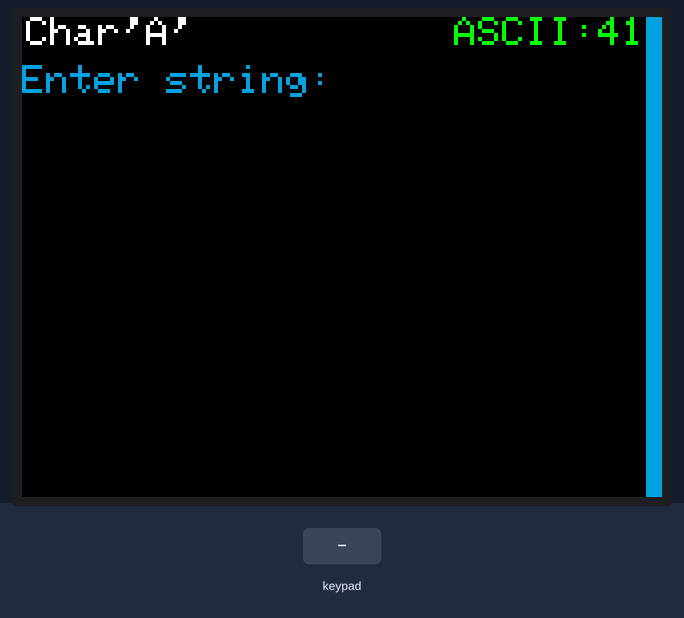
Bench run of a sketch on a simulated STM32 Black Pill. Shown: 320×240 colour display. The inputs (shaded band) are chosen by the test bench. What the sketch prints to the serial monitor is not drawn.

Above: at 1.3 s.
1.4 s: keypad keys 1 2 # pressed 0.4 s apart
At 3.1 s:
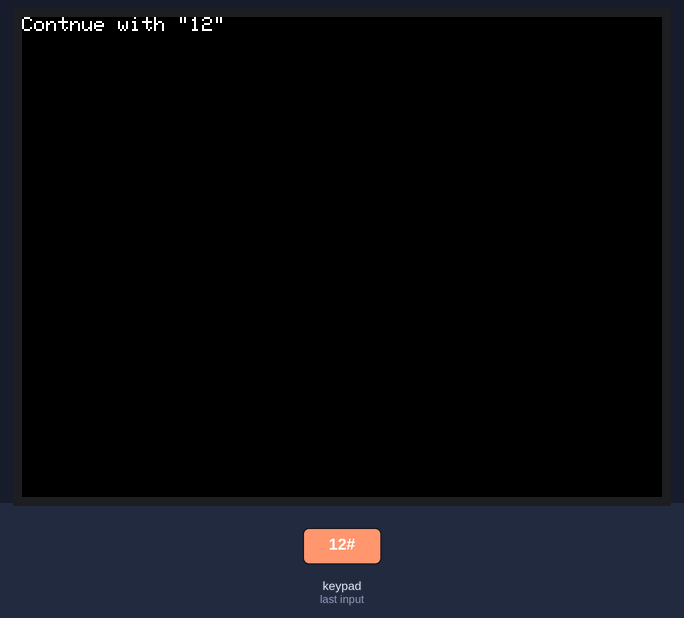
5.6 s: key 'C' pressed
At 6.7 s:
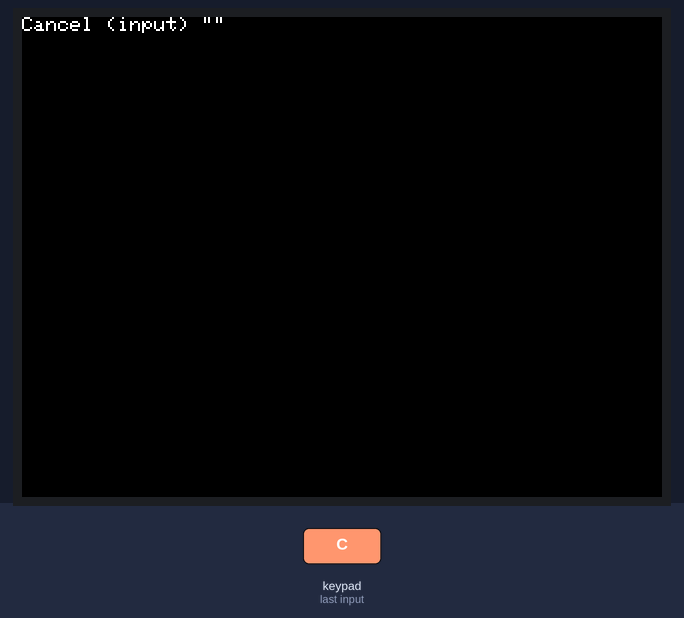
8.6 s: key '.' pressed
At 9.8 s:
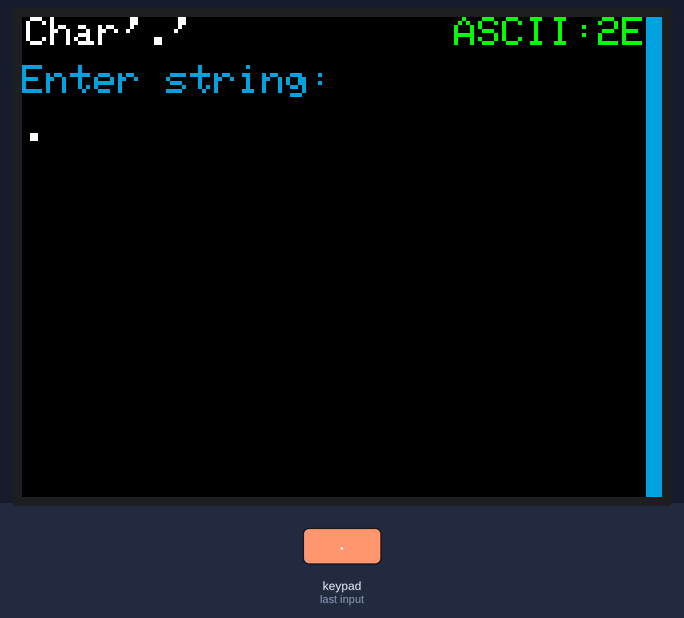
10.1 s: keypad keys 1 2 D pressed 0.4 s apart
At 11.7 s:
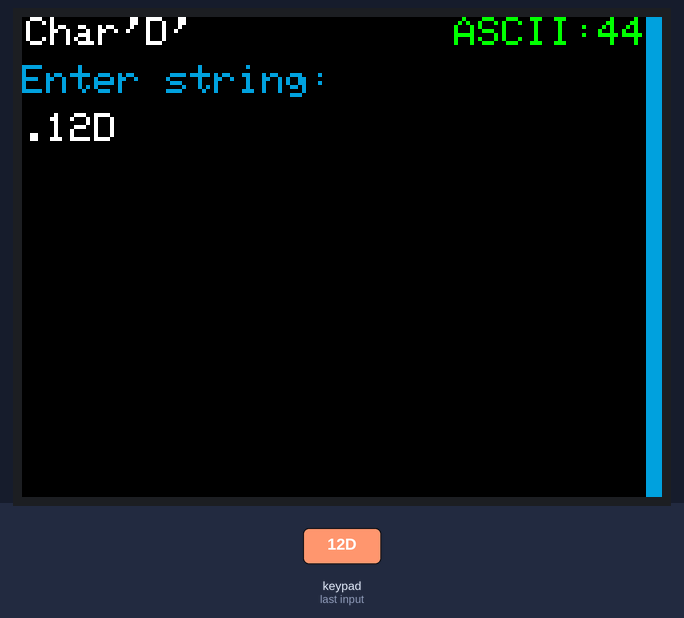
12.8 s: key '#' pressed
At 13.3 s:
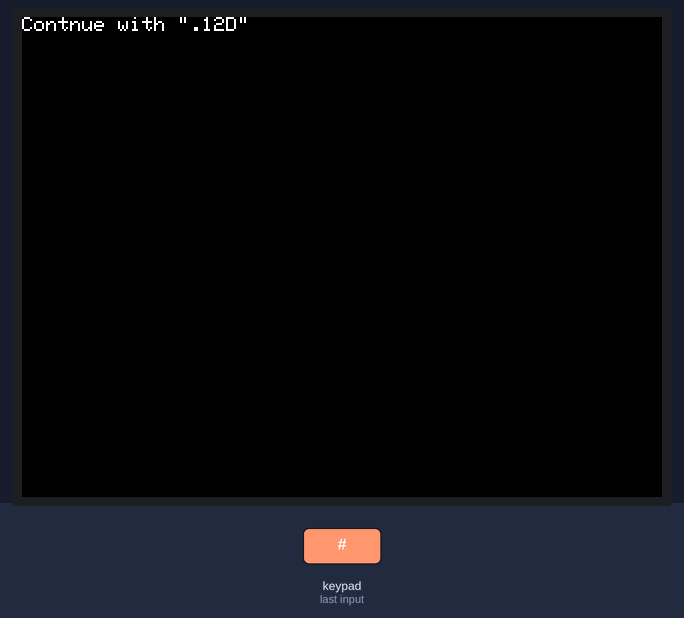
15.8 s: keypad keys 2 5 D pressed 0.4 s apart
At 17.1 s:
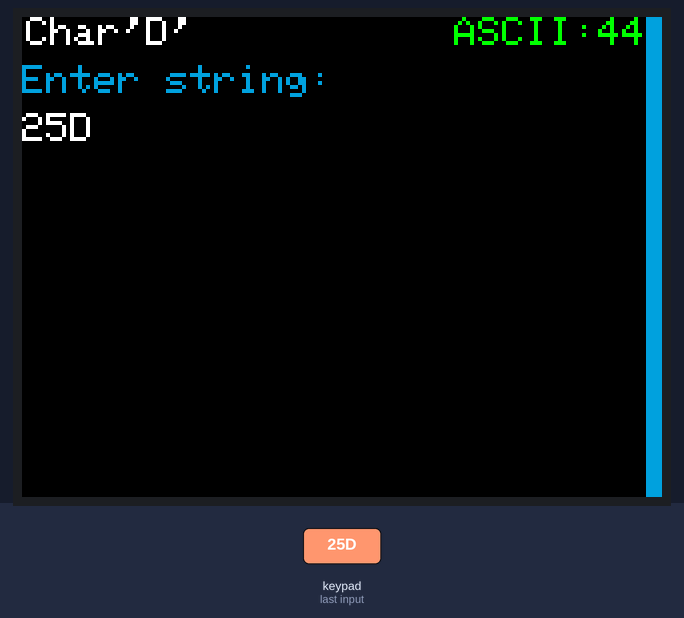
Timing chart, 0 to 18.8 s (numbered marks = the images above; inputs shaded):
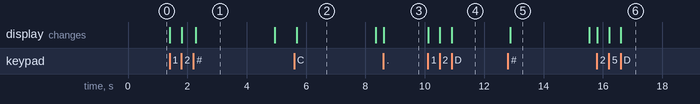

Measured:
- after the input at 1.4 s, the display: first changes at once (image 1 shows a later state)
- after the input at 5.6 s, the display: changes after 0.08 s (image 2)
- after the input at 8.6 s, the display: changes at once (image 3)
- after the input at 10.1 s, the display: first changes at once (image 4 shows a later state)
- after the input at 12.8 s, the display: changes after 0.08 s (image 5)
- after the input at 15.8 s, the display: first changes at once (image 6 shows a later state)
- what the display in image 1 shows lasts 2.6 s, from 2.3 s to 4.9 s

The sketch:

STM32_ST7789_keypad.ino
```cpp
// (licence header left out)
#include <Adafruit_GFX.h>    // Core graphics library
#include <Adafruit_ST7789.h> // Hardware-specific library for ST7789
#include <SPI.h>

#define TFT_CS PB10
#define TFT_RST PB2
#define TFT_DC PB1

#define TFT_MOSI PA1  // Data out
#define TFT_SCLK PA0  // Clock out

Adafruit_ST7789 tft = Adafruit_ST7789(TFT_CS, TFT_DC, TFT_MOSI, TFT_SCLK, TFT_RST);

#include <Keypad.h>
#define ROW_NUM     4
#define COLUMN_NUM  4

char p_k[ROW_NUM][COLUMN_NUM] = {
  {'1', '2', '3', '.'},
  {'4', '5', '6', 'B'},
  {'7', '8', '9', 'C'},
  {'*', '0', '#', 'D'}
};

uint16_t c;
String keyboard_input;
int curr_key;
const uint16_t current_inact_clr = 0x051b;
bool finish_input;
bool act;

byte rowPins[ROW_NUM] = {PB9, PB8, PB7, PB6};
byte colPins[COLUMN_NUM] = {PB5, PB4, PB3, PA15};
Keypad keypad = Keypad( makeKeymap(p_k), rowPins, colPins, ROW_NUM, COLUMN_NUM );

void disp_centered_text(String text, int h) {
  int16_t x1;
  int16_t y1;
  uint16_t width;
  uint16_t height;

  tft.getTextBounds(text, 0, 0, & x1, & y1, & width, & height);
  tft.setCursor((320 - width) / 2, h);
  tft.print(text);
}

void set_stuff_for_input(String blue_inscr) {
  curr_key = 65;
  tft.fillScreen(0x0000);
  tft.setTextSize(2);
  tft.setTextColor(0xffff);
  tft.setCursor(2, 0);
  tft.print("Char'");
  tft.setCursor(74, 0);
  tft.print("'");
  disp();
  tft.setCursor(0, 24);
  tft.setTextSize(2);
  tft.setTextColor(current_inact_clr);
  tft.print(blue_inscr);
  tft.fillRect(312, 0, 8, 240, current_inact_clr);
  tft.setTextColor(0x07e0);
  tft.setCursor(216, 0);
  tft.print("ASCII:");
}

void change_char() {
  if (keyboard_input.length() > 0)
    curr_key = keyboard_input.charAt(keyboard_input.length() - 1);
}

void disp() {
  tft.setTextSize(2);
  tft.setTextColor(0xffff);
  tft.fillRect(62, 0, 10, 16, 0x0000);
  tft.setCursor(62, 0);
  tft.print(char(curr_key));
  tft.fillRect(288, 0, 22, 14, 0x0000);
  tft.setCursor(288, 0);
  String hexstr;
  if (curr_key < 16)
    hexstr += 0;
  hexstr += String(curr_key, HEX);
  hexstr.toUpperCase();
  tft.setTextColor(0x07e0);
  tft.print(hexstr);
  tft.setTextColor(0xffff);
  tft.setTextSize(2);
  tft.setCursor(0, 48);
  tft.print(keyboard_input);
}

void disp_stars() {
  tft.setTextSize(2);
  tft.setTextColor(0xffff);
  tft.fillRect(62, 0, 10, 16, 0x0000);
  tft.setCursor(62, 0);
  tft.print(char(curr_key));
  tft.fillRect(288, 0, 22, 14, 0x0000);
  tft.setCursor(288, 0);
  String hexstr;
  if (curr_key < 16)
    hexstr += 0;
  hexstr += String(curr_key, HEX);
  hexstr.toUpperCase();
  tft.setTextColor(0x07e0);
  tft.print(hexstr);
  int plnt = keyboard_input.length();
  String stars = "";
  for (int i = 0; i < plnt; i++) {
    stars += "*";
  }
  tft.setTextColor(0xffff);
  tft.setTextSize(2);
  tft.setCursor(0, 48);
  tft.print(stars);
}

void encdr_and_keyb_input() {
  finish_input = false;
  while (finish_input == false) {

   char key = keypad.getKey();
    if (key) {

    if (key == '*') {
      if (keyboard_input.length() > 0)
        keyboard_input.remove(keyboard_input.length() - 1, 1);
      tft.fillRect(0, 48, 312, 62, 0x0000);
      //Serial.println(keyboard_input);
      change_char();
      disp();
    }

    else if (key == 'C'){
      act = false;
      finish_input = true;
    }

    else if (key == '#'){
      finish_input = true;
    }

    else{
      keyboard_input += char(key);
        change_char();
        disp();
    }

   }
    delayMicroseconds(400);
  }
}

void star_encdr_and_keyb_input() {
  finish_input = false;
  while (finish_input == false) {

   char key = keypad.getKey();
    if (key) {

    if (key == '*') {
      if (keyboard_input.length() > 0)
        keyboard_input.remove(keyboard_input.length() - 1, 1);
      //Serial.println(keyboard_input);
      tft.fillRect(0, 48, 312, 62, 0x0000);
      //Serial.println(keyboard_input);
      change_char();
      disp_stars();
    }

    else if (key == '#'){
      finish_input = true;
    }

    else{
      keyboard_input += char(key);
        change_char();
        disp_stars();
    }

   }
    delayMicroseconds(400);
  }
}

void setup() {
  Serial.begin(115200);
  tft.init(240, 320);
  tft.invertDisplay(false);
  //tft.fillScreen(0x0000);
  tft.setRotation(1);
}

void loop() {
  act = true;
  //clear_variables();
  keyboard_input = "";
  tft.fillScreen(0x0000);
  tft.setTextColor(0xffff);
  tft.setCursor(0, 20);
  tft.setTextSize(1);
  set_stuff_for_input("Enter string:");
  encdr_and_keyb_input();
  //star_encdr_and_keyb_input();
  if (act == true) {
    Serial.println("Continue");
    Serial.println(keyboard_input);
    tft.fillScreen(0x0000);
    tft.setTextColor(0xffff);
    tft.setCursor(0, 0);
    tft.setTextSize(1);
    tft.print("Contnue with \"");
    tft.print(keyboard_input);
    tft.print("\"");
    delay(2500);
  }
  else{
    Serial.println("Cancel");
    Serial.println(keyboard_input);
    tft.fillScreen(0x0000);
    tft.setTextColor(0xffff);
    tft.setCursor(0, 0);
    tft.setTextSize(1);
    tft.print("Cancel (input) \"");
    tft.print(keyboard_input);
    tft.print("\"");
    delay(2500);
  }
}
```
